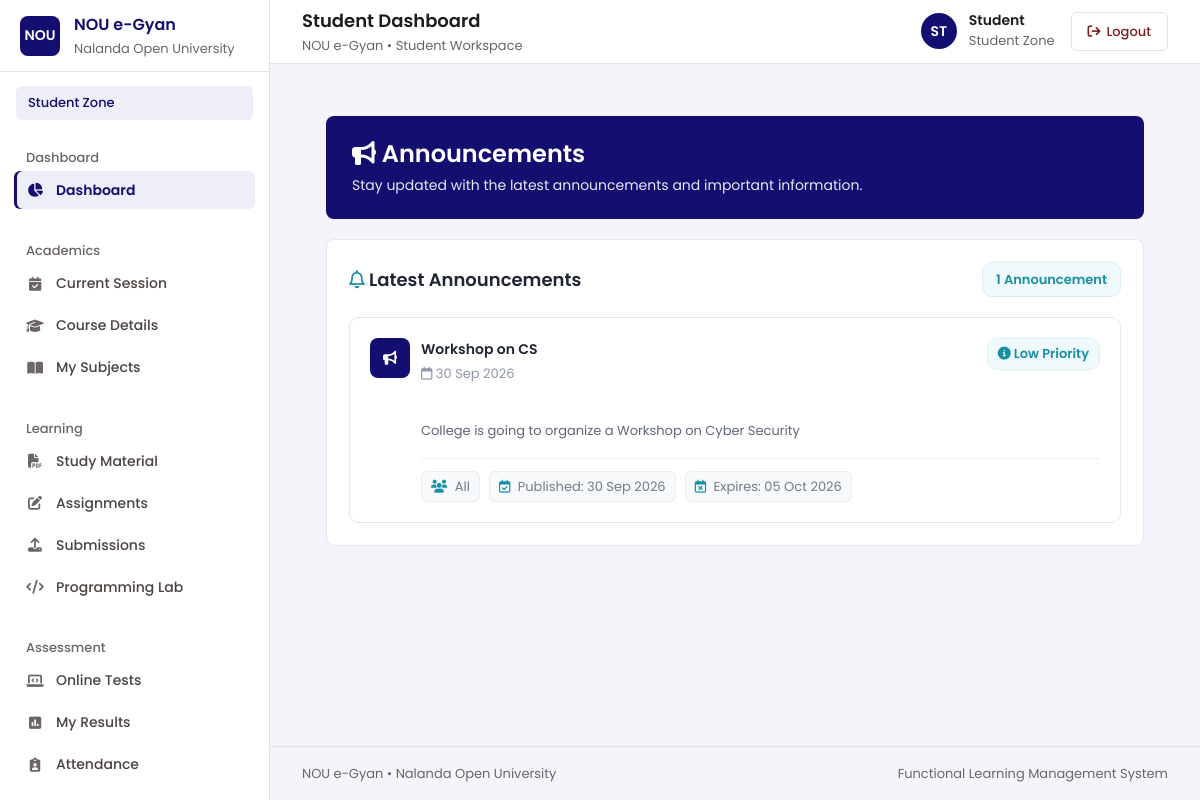
Screenshot of /sannouncement (signed in) with the database file from the repository.
### myapp/models.py (models this page shows, shortened)
class Announcement(models.Model):
    title = models.CharField(max_length=200)
    audience = models.CharField(max_length=50)
    priority = models.CharField(max_length=50)
    publish_date = models.DateField()
    expiry_date = models.DateField(blank=True,null=True)
    message = models.TextField()
    created_at = models.DateTimeField(auto_now_add=True)

### myapp/views.py (the view)
# urls.py: path('sannouncement',sannouncement,name='sannouncement'),
@cache_control(no_cache=True, must_revalidate=True, no_store=True)
@login_required
def sannouncement(request):
    announcements = Announcement.objects.filter(
        audience__in=["Students", "All"])
    return render(
        request,
        "student/announcement.html",
        {
            "announcements": announcements
        }
    )

### myapp/templates/student/announcement.html (shortened to what this page needs)
{% extends "student/base.html" %}
{% load static %}
{% block content %}
<div class="student-announcement-page">
    <div class="student-announcement-hero">
        <h1>
            <i class="fa-solid fa-bullhorn"></i>
            Announcements
        </h1>
        <p>
            Stay updated with the latest announcements and important information.
        </p>
    </div>
    <div class="student-announcement-card">
        <div class="student-announcement-heading">
            <h2>
                <i class="fa-regular fa-bell" style="color:#168ea6;"></i>
                Latest Announcements
            </h2>
            <div class="student-announcement-count">
                {{ announcements|length }} Announcement{{ announcements|length|pluralize }}
            </div>
        </div>
        {% if announcements %}
            {% for announcement in announcements %}
                <div class="student-announcement-item">
                    <div class="student-announcement-top">
                        <div class="student-announcement-title">
                            <div class="student-announcement-icon">
                                <i class="fa-solid fa-bullhorn"></i>
                            </div>
                            <div>
                                <h3>{{ announcement.title }}</h3>
                                <div class="student-announcement-date">
                                    <i class="fa-regular fa-calendar"></i>
                                    {{ announcement.publish_date|date:"d M Y" }}
                                </div>
                            </div>
                        </div>
                        {% if announcement.priority|lower == "high" %}
                            <span class="student-announcement-priority student-priority-high">
                                <i class="fa-solid fa-circle-exclamation"></i>
                                High Priority
                            </span>
                        {% elif announcement.priority|lower == "medium" %}
                            <span class="student-announcement-priority student-priority-medium">
                                <i class="fa-solid fa-circle-exclamation"></i>
                                Medium Priority
                            </span>
                        {% else %}
                            <span class="student-announcement-priority student-priority-low">
                                <i class="fa-solid fa-circle-info"></i>
                                Low Priority
                            </span>
                        {% endif %}
                    </div>
                    <div class="student-announcement-message">
                        {{ announcement.message }}
                    </div>
                    <div class="student-announcement-meta">
                        <span>
                            <i class="fa-solid fa-users"></i>
                            {{ announcement.audience }}
                        </span>
                        <span>
                            <i class="fa-regular fa-calendar-check"></i>
                            Published: {{ announcement.publish_date|date:"d M Y" }}
                        </span>
                        {% if announcement.expiry_date %}
                            <span>
                                <i class="fa-regular fa-calendar-xmark"></i>
                                Expires: {{ announcement.expiry_date|date:"d M Y" }}
                            </span>
                        {% endif %}
                    </div>
                </div>
            {% endfor %}
        {% endif %}
    </div>
</div>
{% endblock %}

### myapp/templates/student/base.html (style rules this page uses)
:root { --side1: #130e70; --side2: #0c085a; --accent: #168ea6; --dash2: #148ba3; --bg: #f4f4fa; --text-main: #181734; --text-muted: #7987a5; --border: #e2e4f0; --card-bg: #ffffff; --sidebar-width: 270px; }
* { margin: 0; padding: 0; box-sizing: border-box; }
body { font-family: "Poppins", sans-serif; background: var(--bg); color: var(--text-main); min-height: 100vh; overflow-x: hidden; }

### myapp/templates/partials/poppins.html (style rules this page uses)
:root { --font-poppins: "Poppins", system-ui, -apple-system, "Segoe UI", Roboto, sans-serif; --fw-light: 300; --fw-regular: 400; --fw-medium: 500; --fw-semibold: 600; --fw-bold: 700; --fw-extrabold: 800; }
html, body, button, input, select, textarea, optgroup, option, table, caption, th, td, h1, h2, h3, h4, h5, h6, p, a, span, div, label, ul, ol, li, dl, dt, dd, small, strong, b, em, legend, summary, figcaption, blockquote, section, header, footer, nav, main, aside, article, form, fieldset { font-family: var(--font-poppins); }
html { -webkit-text-size-adjust: 100%; text-size-adjust: 100%; }
body { font-weight: var(--fw-regular); -webkit-font-smoothing: antialiased; -moz-osx-font-smoothing: grayscale; text-rendering: optimizeLegibility; -webkit-tap-highlight-color: transparent; }

### myapp/templates/student/announcement.html (style rules this page uses)
.student-announcement-page { font-family: "Poppins", sans-serif; color: #202535; padding: 24px; }
.student-announcement-hero { background: #130e70; border-radius: 10px; padding: 28px 32px; color: #fff; margin-bottom: 24px; box-shadow: none; position: relative; overflow: hidden; }
.student-announcement-hero::after { content: ""; position: absolute; width: 180px; height: 180px; border-radius: 50%; background: rgba(255,255,255,0.08); right: -45px; top: -60px; }
.student-announcement-hero h1 { margin: 0 0 6px; font-size: 24px; font-weight: 600; position: relative; z-index: 2; }
.student-announcement-hero p { margin: 0; font-size: 13px; opacity: .9; position: relative; z-index: 2; }
.student-announcement-card { background: #fff; border: 1px solid #e5e8ee; border-radius: 10px; padding: 22px; box-shadow: none; }
.student-announcement-heading { display: flex; align-items: center; justify-content: space-between; gap: 15px; margin-bottom: 20px; }
.student-announcement-heading h2 { margin: 0; font-size: 18px; font-weight: 600; color: #202535; }
.student-announcement-count { background: #f0fafc; color: #168ea6; border: 1px solid #dceef2; padding: 7px 13px; border-radius: 10px; font-size: 13px; font-weight: 600; }
.student-announcement-item { border: 1px solid #e5e8ee; border-radius: 10px; padding: 20px; margin-bottom: 15px; background: #fff; transition: .25s ease; }
.student-announcement-item:last-child { margin-bottom: 0; }
.student-announcement-top { display: flex; justify-content: space-between; align-items: flex-start; gap: 15px; margin-bottom: 12px; }
.student-announcement-title { display: flex; align-items: flex-start; gap: 11px; }
.student-announcement-icon { width: 40px; height: 40px; min-width: 40px; border-radius: 8px; background: #130e70; color: #fff; display: flex; align-items: center; justify-content: center; font-size: 14px; }
.student-announcement-title h3 { margin: 1px 0 4px; font-size: 14px; font-weight: 600; color: #202535; }
.student-announcement-date { font-size: 13px; color: #9097a6; }
.student-announcement-priority { padding: 5px 10px; border-radius: 10px; font-size: 13px; font-weight: 600; white-space: nowrap; }
.student-priority-low { color: #168ea6; background: #f0fafc; border: 1px solid #dceef2; }
.student-announcement-message { margin: 12px 0 0 51px; color: #5f6675; font-size: 13px; line-height: 1.8; white-space: pre-line; }
.student-announcement-meta { margin: 15px 0 0 51px; padding-top: 12px; border-top: 1px solid #edf0f3; display: flex; align-items: center; flex-wrap: wrap; gap: 9px; }
.student-announcement-meta span { font-size: 13px; color: #737b89; background: #f7f9fb; border: 1px solid #e9edf1; padding: 5px 9px; border-radius: 6px; }
.student-announcement-meta i { color: #168ea6; margin-right: 4px; }

### rows the page displays
Announcement: title "Workshop on CS", publish_date "30 Sep 2026", priority "Low Priority", message "College is going to organize a Workshop on Cyber Security", audience "All", expiry_date "05 Oct 2026"

### other values shown
{{ announcements|length }} "1"
